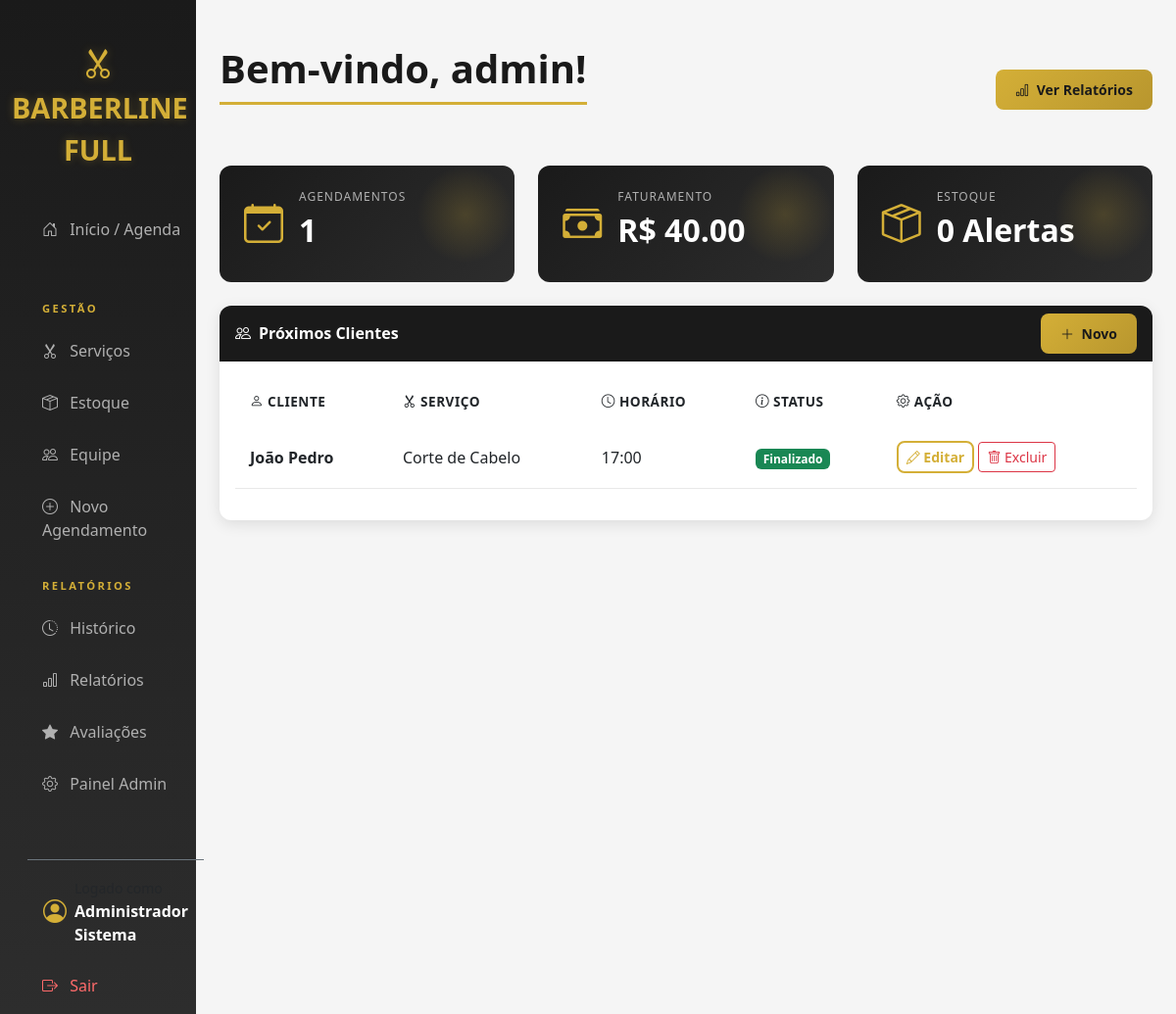
Screenshot of / (signed in) with the database file from the repository.
### usuarios/models.py (models this page shows, shortened)
class Usuario(AbstractUser):
    class Tipo(models.TextChoices):
        ADMIN = 'ADMIN', 'Administrador'
        BARBEIRO = 'BARBEIRO', 'Barbeiro'
        CLIENTE = 'CLIENTE', 'Cliente'
    tipo = models.CharField(
        max_length=20,
        choices=Tipo.choices,
        default=Tipo.CLIENTE
    )
    telefone = models.CharField(max_length=15, blank=True, null=True)

### agendamentos/models.py (models this page shows, shortened)
class Agendamento(models.Model):
    STATUS_CHOICES = [
        ('agendado', 'Agendado'),
        ('confirmado', 'Confirmado'),
        ('em_andamento', 'Em Andamento'),
        ('finalizado', 'Finalizado'),
        ('cancelado', 'Cancelado'),
    ]
    cliente = models.ForeignKey(
        settings.AUTH_USER_MODEL,
        on_delete=models.CASCADE,
        related_name='agendamentos_cliente'
    )
    barbeiro = models.ForeignKey(
        settings.AUTH_USER_MODEL,
        on_delete=models.CASCADE,
        related_name='agendamentos_barbeiro'
    )
    servico = models.ForeignKey(
        Servico,
        on_delete=models.CASCADE
    )
    data_hora = models.DateTimeField()
    status = models.CharField(
        max_length=20,
        choices=STATUS_CHOICES,
        default='agendado'
    )
    observacoes = models.TextField(blank=True, null=True)
    finalizado = models.BooleanField(default=False)

### core/models.py (models this page shows, shortened)
class Servico(models.Model):
    nome = models.CharField(max_length=100)
    descricao = models.TextField(blank=True, null=True)
    preco = models.DecimalField(max_digits=10, decimal_places=2)
    duracao_minutos = models.IntegerField(default=30)

### agendamentos/views.py (the view)
# urls.py: path('', dashboard_barbeiro, name='index'),
@login_required
def dashboard_barbeiro(request):
    if request.user.tipo == 'CLIENTE':
        return redirect('portal_cliente')
    if request.user.tipo == 'BARBEIRO':
        return redirect('portal_barbeiro')
    agenda = Agendamento.objects.all().order_by('data_hora')
    total_agendamentos = agenda.count()
    faturamento = sum(item.servico.preco for item in agenda if item.finalizado)
    alertas_estoque = Produto.objects.filter(quantidade__lte=5).count()
    context = {
        'agenda': agenda,
        'total_agendamentos': total_agendamentos,
        'faturamento': faturamento,
        'alertas_estoque': alertas_estoque,
    }
    return render(request, 'dashboard.html', context)

### templates/dashboard.html (shortened to what this page needs)
{% extends 'base.html' %}
{% block content %}
<div class="d-flex justify-content-between flex-wrap flex-md-nowrap align-items-center pt-3 pb-2 mb-4">
    <h1 class="page-header">Bem-vindo, {{ user.username }}!</h1>
    <div class="btn-toolbar mb-2 mb-md-0">
        <a href="{% url 'relatorios' %}" class="btn btn-gold btn-sm">
            <i class="bi bi-bar-chart me-1"></i> Ver Relatórios
        </a>
    </div>
</div>
<div class="row mb-4">
    <div class="col-md-4">
        <div class="stat-card">
            <div class="d-flex align-items-center">
                <i class="bi bi-calendar-check stat-icon me-3"></i>
                <div>
                    <h6>Agendamentos</h6>
                    <h3>{{ total_agendamentos }}</h3>
                </div>
            </div>
        </div>
    </div>
    <div class="col-md-4">
        <div class="stat-card">
            <div class="d-flex align-items-center">
                <i class="bi bi-cash-stack stat-icon me-3"></i>
                <div>
                    <h6>Faturamento</h6>
                    <h3>R$ {{ faturamento }}</h3>
                </div>
            </div>
        </div>
    </div>
    <div class="col-md-4">
        <div class="stat-card">
            <div class="d-flex align-items-center">
                <i class="bi bi-box-seam stat-icon me-3"></i>
                <div>
                    <h6>Estoque</h6>
                    <h3>{{ alertas_estoque }} Alertas</h3>
                </div>
            </div>
        </div>
    </div>
</div>
<div class="card">
    <div class="card-header d-flex justify-content-between align-items-center">
        <span><i class="bi bi-people me-2"></i>Próximos Clientes</span>
        <a href="{% url 'novo_agendamento' %}" class="btn btn-gold btn-sm">
            <i class="bi bi-plus-lg me-1"></i> Novo
        </a>
    </div>
    <div class="card-body">
        <div class="table-responsive">
            <table class="table table-hover">
                <thead>
                    <tr>
                        <th><i class="bi bi-person me-1"></i>Cliente</th>
                        <th><i class="bi bi-scissors me-1"></i>Serviço</th>
                        <th><i class="bi bi-clock me-1"></i>Horário</th>
                        <th><i class="bi bi-info-circle me-1"></i>Status</th>
                        <th><i class="bi bi-gear me-1"></i>Ação</th>
                    </tr>
                </thead>
                <tbody>
                    {% for item in agenda %}
                    <tr>
                        <td><strong>{{ item.cliente.first_name }} {{ item.cliente.last_name }}</strong></td>
                        <td>{{ item.servico.nome }}</td>
                        <td>{{ item.data_hora|date:"H:i" }}</td>
                        <td>
                            <span class="badge
                                {% if item.status == 'agendado' %}bg-primary
                                {% elif item.status == 'confirmado' %}bg-info
                                {% elif item.status == 'em_andamento' %}bg-warning
                                {% elif item.status == 'finalizado' %}bg-success
                                {% elif item.status == 'cancelado' %}bg-danger{% endif %}">
                                {{ item.get_status_display }}
                            </span>
                        </td>
                        <td>
                            <a href="{% url 'editar_agendamento' item.id %}" class="btn btn-sm btn-outline-gold">
                                <i class="bi bi-pencil"></i> Editar
                            </a>
                            <a href="{% url 'excluir_agendamento' item.id %}" class="btn btn-sm btn-outline-danger" onclick="return confirm('Tem certeza que deseja excluir este agendamento?')">
                                <i class="bi bi-trash"></i> Excluir
                            </a>
                        </td>
                    </tr>
                    {% endfor %}
                </tbody>
            </table>
        </div>
    </div>
</div>
{% endblock %}

### templates/base.html (shortened to what this page needs)
<!DOCTYPE html>
<html lang="pt-br">
<head>
    <link href="https://cdn.jsdelivr.net/npm/bootstrap@5.3.0/dist/css/bootstrap.min.css" rel="stylesheet">
    <link rel="stylesheet" href="https://cdn.jsdelivr.net/npm/bootstrap-icons@1.11.0/font/bootstrap-icons.css">
</head>
<body>
    <div class="container-fluid">
        <div class="row">
            <nav class="col-md-3 col-lg-2 d-md-block sidebar collapse show">
                <div class="position-sticky">
                    <div class="brand mb-3">
                        <i class="bi bi-scissors"></i><br>
                        BARBERLINE FULL
                    </div>
                    <div class="nav flex-column px-3">
                        <a href="{% url 'dashboard' %}" class="nav-link {% if request.resolver_match.url_name == 'dashboard' %}active{% endif %}">
                            <i class="bi bi-house-door me-2"></i> Início / Agenda
                        </a>
                        {% if user.tipo == 'ADMIN' or user.is_staff %}
                            <div class="sidebar-heading">Gestão</div>
                            <a href="{% url 'servicos' %}" class="nav-link ">
                                <i class="bi bi-scissors me-2"></i> Serviços
                            </a>
                            <a href="{% url 'estoque' %}" class="nav-link {% if request.resolver_match.url_name == 'estoque' %}active{% endif %}">
                                <i class="bi bi-box-seam me-2"></i> Estoque
                            </a>
                            <a href="{% url 'equipe' %}" class="nav-link {% if request.resolver_match.url_name == 'equipe' %}active{% endif %}">
                                <i class="bi bi-people me-2"></i> Equipe
                            </a>
                            <a href="{% url 'novo_agendamento' %}" class="nav-link">
                                <i class="bi bi-plus-circle me-2"></i> Novo Agendamento
                            </a>
                            <div class="sidebar-heading">Relatórios</div>
                            <a href="{% url 'historico' %}" class="nav-link {% if request.resolver_match.url_name == 'historico' %}active{% endif %}">
                                <i class="bi bi-clock-history me-2"></i> Histórico
                            </a>
                            <a href="{% url 'relatorios' %}" class="nav-link {% if request.resolver_match.url_name == 'relatorios' %}active{% endif %}">
                                <i class="bi bi-bar-chart me-2"></i> Relatórios
                            </a>
                            <a href="{% url 'avaliacoes' %}" class="nav-link {% if request.resolver_match.url_name == 'avaliacoes' or request.resolver_match.url_name == 'nova_avaliacao' %}active{% endif %}">
                                <i class="bi bi-star-fill me-2"></i> Avaliações
                            </a>
                            <a href="{% url 'painel_admin' %}" class="nav-link {% if request.resolver_match.url_name == 'painel_admin' %}active{% endif %}">
                                <i class="bi bi-gear me-2"></i> Painel Admin
                            </a>
                        {% endif %}
                        <div class="mt-4 pt-3 border-top border-secondary">
                            <div class="d-flex align-items-center px-3 mb-3">
                                <i class="bi bi-person-circle fs-4 icon-gold me-2"></i>
                                <div>
                                    <small class="text-muted">Logado como</small>
                                    <div class="fw-bold">{{ user.first_name }} {{ user.last_name }}</div>
                                </div>
                            </div>
                            <form method="post" action="{% url 'logout' %}" style="display:inline;">
                                <button type="submit" class="nav-link logout-btn" style="background:none; border:none; cursor:pointer; width:100%; text-align:left;">
                                    <i class="bi bi-box-arrow-right me-2"></i> Sair
                                </button>
                            </form>
                        </div>
                    </div>
                </div>
            </nav>
            <main class="col-md-9 ms-sm-auto col-lg-10 px-md-4 main-content">
                {% block content %}{% endblock %}
            </main>
        </div>
    </div>
</body>
</html>

### templates/base.html (style rules this page uses)
:root { --primary-black: #1a1a1a; --secondary-black: #2d2d2d; --dark-gray: #404040; --light-gray: #f5f5f5; --white: #ffffff; --gold: #d4af37; --gold-light: #e8c547; --gold-dark: #b8962e; }
body { background-color: var(--light-gray); font-family: 'Segoe UI', Tahoma, Geneva, Verdana, sans-serif; }
.sidebar { min-height: 100vh; background: linear-gradient(180deg, var(--primary-black) 0%, var(--secondary-black) 100%); color: var(--white); padding-top: 20px; box-shadow: 4px 0 15px rgba(0,0,0,0.3); }
.nav-link { color: #b0b0b0; margin-bottom: 5px; transition: all 0.3s ease; border-radius: 8px; padding: 12px 15px; font-weight: 500; }
.sidebar-heading { font-size: 0.7rem; text-transform: uppercase; letter-spacing: .15rem; color: var(--gold); padding: 20px 15px 10px; font-weight: 600; }
.brand { color: var(--gold); font-size: 1.8rem; font-weight: 700; text-align: center; padding: 20px 0; text-shadow: 0 0 10px rgba(212, 175, 55, 0.3); }
.brand i { font-size: 2rem; }
.card { border: none; border-radius: 12px; box-shadow: 0 4px 15px rgba(0,0,0,0.1); transition: transform 0.3s ease, box-shadow 0.3s ease; }
.card-header { background: var(--primary-black); color: var(--white); border-radius: 12px 12px 0 0 !important; font-weight: 600; border: none; }
.btn-gold { background: linear-gradient(135deg, var(--gold) 0%, var(--gold-dark) 100%); color: var(--primary-black); border: none; font-weight: 600; padding: 10px 20px; border-radius: 8px; transition: all 0.3s ease; }
.btn-outline-gold { border: 2px solid var(--gold); color: var(--gold); background: transparent; font-weight: 600; border-radius: 8px; transition: all 0.3s ease; }
.table thead { background: var(--primary-black); color: var(--white); }
.table th { border: none; padding: 15px; font-weight: 600; text-transform: uppercase; font-size: 0.85rem; letter-spacing: 0.5px; }
.table td { padding: 15px; vertical-align: middle; border-color: #e8e8e8; }
.icon-gold { color: var(--gold); }
h1, h2, h3, h4, h5 { color: var(--primary-black); font-weight: 700; }
.page-header { color: var(--primary-black); border-bottom: 3px solid var(--gold); padding-bottom: 10px; margin-bottom: 30px; }
.stat-card { background: linear-gradient(135deg, var(--primary-black) 0%, var(--secondary-black) 100%); color: var(--white); border-radius: 12px; padding: 25px; position: relative; overflow: hidden; }
.stat-card::before { content: ''; position: absolute; top: 0; right: 0; width: 100px; height: 100px; background: radial-gradient(circle, rgba(212,175,55,0.2) 0%, transparent 70%); }
.stat-card .stat-icon { font-size: 2.5rem; color: var(--gold); }
.stat-card h3 { color: var(--white); font-size: 2rem; font-weight: 700; }
.stat-card h6 { color: #b0b0b0; text-transform: uppercase; font-size: 0.75rem; letter-spacing: 1px; }
.logout-btn { color: #ff6b6b !important; }
.main-content { padding: 30px; background: var(--light-gray); min-height: 100vh; }

### rows the page displays
Usuario: first_name "Administrador", last_name "Sistema", username "admin"
Agendamento: cliente.first_name "João", cliente.last_name "Pedro", servico.nome "Corte de Cabelo", data_hora "17:00", status "Finalizado"

### other values shown
{{ total_agendamentos }} "1"
{{ faturamento }} "40.00"
{{ alertas_estoque }} "0"
